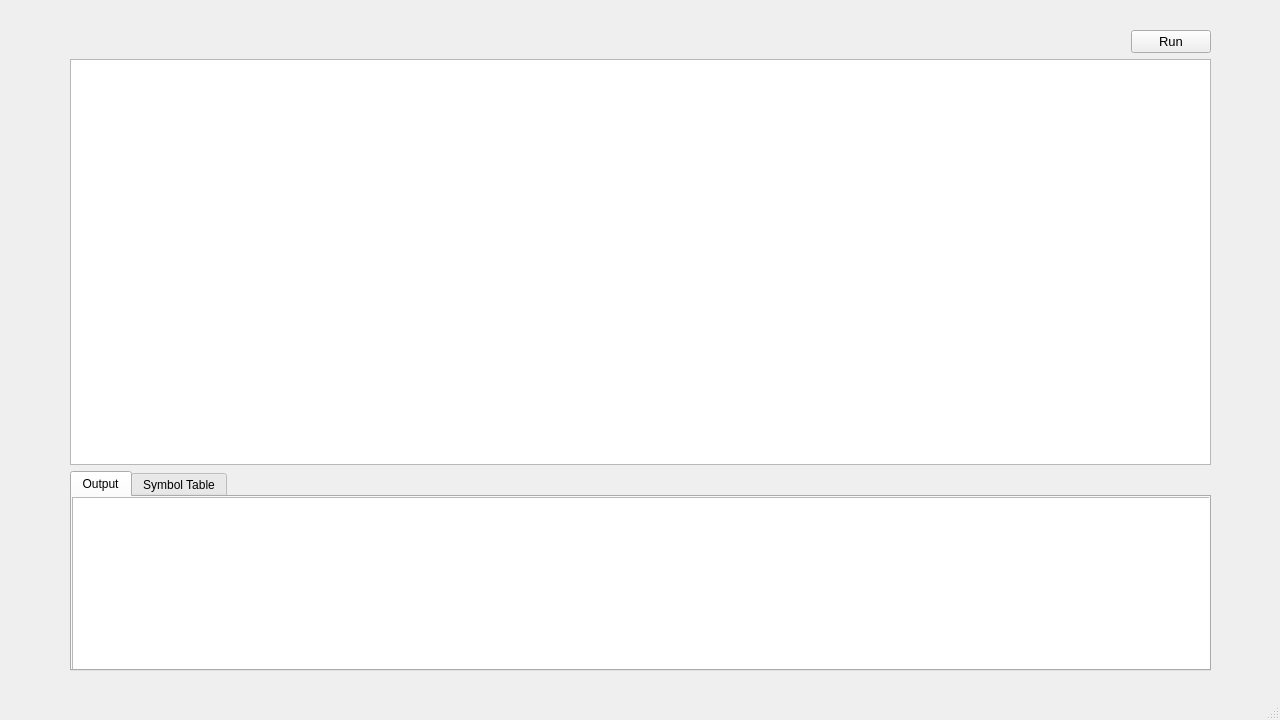
<?xml version="1.0" encoding="UTF-8"?>
<ui version="4.0">
 <class>MainWindow</class>
 <widget class="QMainWindow" name="MainWindow">
  <property name="geometry">
   <rect>
    <x>0</x>
    <y>0</y>
    <width>1280</width>
    <height>720</height>
   </rect>
  </property>
  <property name="cursor">
   <cursorShape>ArrowCursor</cursorShape>
  </property>
  <property name="windowTitle">
   <string>MainWindow</string>
  </property>
  <widget class="QWidget" name="centralwidget">
   <widget class="QWidget" name="verticalLayoutWidget">
    <property name="geometry">
     <rect>
      <x>70</x>
      <y>30</y>
      <width>1141</width>
      <height>641</height>
     </rect>
    </property>
    <layout class="QVBoxLayout" name="verticalLayout">
     <property name="sizeConstraint">
      <enum>QLayout::SetDefaultConstraint</enum>
     </property>
     <item>
      <layout class="QHBoxLayout" name="horizontalLayout_2">
       <property name="sizeConstraint">
        <enum>QLayout::SetMinimumSize</enum>
       </property>
       <property name="leftMargin">
        <number>0</number>
       </property>
       <item>
        <spacer name="horizontalSpacer_2">
         <property name="orientation">
          <enum>Qt::Horizontal</enum>
         </property>
         <property name="sizeHint" stdset="0">
          <size>
           <width>40</width>
           <height>20</height>
          </size>
         </property>
        </spacer>
       </item>
       <item>
        <widget class="QPushButton" name="pushButton">
         <property name="font">
          <font>
           <pointsize>10</pointsize>
          </font>
         </property>
         <property name="text">
          <string>Run</string>
         </property>
        </widget>
       </item>
      </layout>
     </item>
     <item>
      <widget class="CodeEditor" name="plainTextEdit">
       <property name="sizePolicy">
        <sizepolicy hsizetype="Minimum" vsizetype="Preferred">
         <horstretch>0</horstretch>
         <verstretch>1</verstretch>
        </sizepolicy>
       </property>
       <property name="cursor" stdset="0">
        <cursorShape>IBeamCursor</cursorShape>
       </property>
      </widget>
     </item>
     <item>
      <layout class="QHBoxLayout" name="horizontalLayout">
       <property name="sizeConstraint">
        <enum>QLayout::SetMinimumSize</enum>
       </property>
       <property name="leftMargin">
        <number>0</number>
       </property>
      </layout>
     </item>
     <item>
      <widget class="QTabWidget" name="tabWidget">
       <property name="minimumSize">
        <size>
         <width>0</width>
         <height>200</height>
        </size>
       </property>
       <property name="currentIndex">
        <number>0</number>
       </property>
       <widget class="QWidget" name="tab_1">
        <attribute name="title">
         <string>Output</string>
        </attribute>
        <widget class="QTextEdit" name="textEdit">
         <property name="geometry">
          <rect>
           <x>0</x>
           <y>0</y>
           <width>1141</width>
           <height>181</height>
          </rect>
         </property>
        </widget>
       </widget>
       <widget class="QWidget" name="tab_2">
        <attribute name="title">
         <string>Symbol Table</string>
        </attribute>
        <widget class="QTextEdit" name="textEdit_2">
         <property name="geometry">
          <rect>
           <x>0</x>
           <y>0</y>
           <width>1141</width>
           <height>181</height>
          </rect>
         </property>
        </widget>
       </widget>
      </widget>
     </item>
    </layout>
   </widget>
  </widget>
  <widget class="QMenuBar" name="menubar">
   <property name="geometry">
    <rect>
     <x>0</x>
     <y>0</y>
     <width>1280</width>
     <height>21</height>
    </rect>
   </property>
  </widget>
  <widget class="QStatusBar" name="statusbar"/>
 </widget>
 <customwidgets>
  <customwidget>
   <class>CodeEditor</class>
   <extends>QPlainTextEdit</extends>
   <header>codeeditor.h</header>
  </customwidget>
 </customwidgets>
 <resources/>
 <connections/>
</ui>
